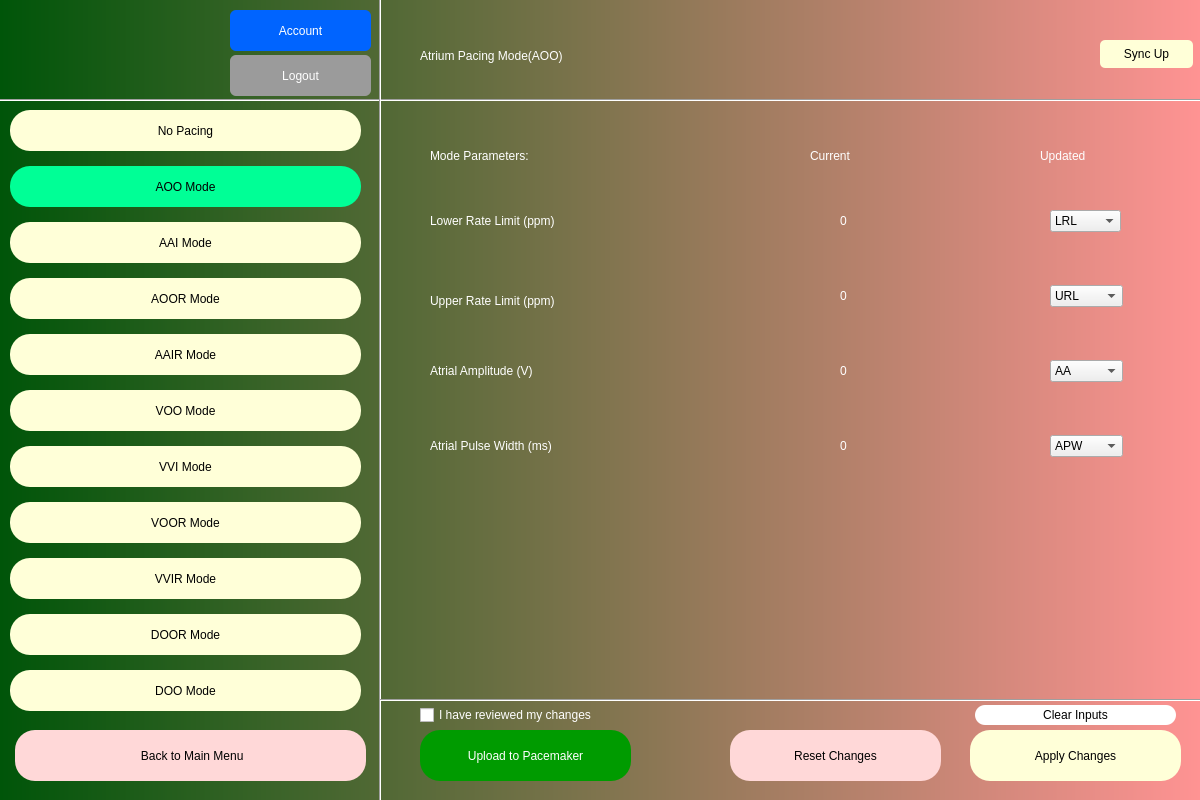
<?xml version="1.0" encoding="UTF-8"?>
<ui version="4.0">
 <class>Dialog</class>
 <widget class="QDialog" name="Dialog">
  <property name="geometry">
   <rect>
    <x>0</x>
    <y>0</y>
    <width>1200</width>
    <height>800</height>
   </rect>
  </property>
  <property name="windowTitle">
   <string>Dialog</string>
  </property>
  <widget class="QWidget" name="bgwidget" native="true">
   <property name="geometry">
    <rect>
     <x>0</x>
     <y>0</y>
     <width>1200</width>
     <height>800</height>
    </rect>
   </property>
   <property name="styleSheet">
    <string notr="true">QWidget#bgwidget{
background-color:qlineargradient(spread:pad, x1:0, y1:0.5, x2:1, y2:0.5, stop:0 rgba(0, 85, 9, 255), stop:1 rgba(255, 147, 147, 255));}</string>
   </property>
   <widget class="QLabel" name="label">
    <property name="geometry">
     <rect>
      <x>420</x>
      <y>0</y>
      <width>481</width>
      <height>111</height>
     </rect>
    </property>
    <property name="styleSheet">
     <string notr="true">font: 24pt &quot;Arial&quot;; color:rgb(255, 255, 255)
</string>
    </property>
    <property name="text">
     <string>Atrium Pacing Mode(AOO)</string>
    </property>
   </widget>
   <widget class="QLabel" name="label_2">
    <property name="geometry">
     <rect>
      <x>430</x>
      <y>100</y>
      <width>451</width>
      <height>111</height>
     </rect>
    </property>
    <property name="styleSheet">
     <string notr="true">font: 18pt &quot;Arial&quot;; color:rgb(255, 255, 255)
</string>
    </property>
    <property name="text">
     <string>Mode Parameters:</string>
    </property>
   </widget>
   <widget class="QLabel" name="connected">
    <property name="geometry">
     <rect>
      <x>950</x>
      <y>30</y>
      <width>241</width>
      <height>51</height>
     </rect>
    </property>
    <property name="styleSheet">
     <string notr="true">font: 14pt &quot;Arial&quot;; color:rgb(0, 255, 0)
</string>
    </property>
    <property name="text">
     <string/>
    </property>
   </widget>
   <widget class="QLabel" name="disconnected">
    <property name="geometry">
     <rect>
      <x>950</x>
      <y>30</y>
      <width>241</width>
      <height>51</height>
     </rect>
    </property>
    <property name="styleSheet">
     <string notr="true">font: 14pt &quot;Arial&quot;; color:rgb(255, 0, 0)
</string>
    </property>
    <property name="text">
     <string/>
    </property>
   </widget>
   <widget class="QLabel" name="pacemaker_number">
    <property name="geometry">
     <rect>
      <x>10</x>
      <y>40</y>
      <width>241</width>
      <height>51</height>
     </rect>
    </property>
    <property name="styleSheet">
     <string notr="true">font: 10pt &quot;Arial&quot;; color:rgb(255,255,255)
</string>
    </property>
    <property name="text">
     <string/>
    </property>
   </widget>
   <widget class="QLabel" name="label_6">
    <property name="geometry">
     <rect>
      <x>430</x>
      <y>200</y>
      <width>231</width>
      <height>41</height>
     </rect>
    </property>
    <property name="styleSheet">
     <string notr="true">font: 12pt &quot;Arial&quot;; color:rgb(255, 255, 255)
</string>
    </property>
    <property name="text">
     <string>Lower Rate Limit (ppm)</string>
    </property>
   </widget>
   <widget class="QLabel" name="label_7">
    <property name="geometry">
     <rect>
      <x>430</x>
      <y>275</y>
      <width>211</width>
      <height>51</height>
     </rect>
    </property>
    <property name="styleSheet">
     <string notr="true">font: 12pt &quot;Arial&quot;; color:rgb(255, 255, 255)
</string>
    </property>
    <property name="text">
     <string>Upper Rate Limit (ppm)</string>
    </property>
   </widget>
   <widget class="QLabel" name="label_8">
    <property name="geometry">
     <rect>
      <x>430</x>
      <y>350</y>
      <width>261</width>
      <height>41</height>
     </rect>
    </property>
    <property name="styleSheet">
     <string notr="true">font: 12pt &quot;Arial&quot;; color:rgb(255, 255, 255)
</string>
    </property>
    <property name="text">
     <string>Atrial Amplitude (V)</string>
    </property>
   </widget>
   <widget class="QLabel" name="label_9">
    <property name="geometry">
     <rect>
      <x>430</x>
      <y>425</y>
      <width>211</width>
      <height>41</height>
     </rect>
    </property>
    <property name="styleSheet">
     <string notr="true">font: 12pt &quot;Arial&quot;; color:rgb(255, 255, 255)
</string>
    </property>
    <property name="text">
     <string>Atrial Pulse Width (ms)</string>
    </property>
   </widget>
   <widget class="QLabel" name="label_13">
    <property name="geometry">
     <rect>
      <x>810</x>
      <y>100</y>
      <width>451</width>
      <height>111</height>
     </rect>
    </property>
    <property name="styleSheet">
     <string notr="true">font: 14pt &quot;Arial&quot;; color:rgb(255, 255, 255)
</string>
    </property>
    <property name="text">
     <string>Current</string>
    </property>
   </widget>
   <widget class="QLabel" name="label_14">
    <property name="geometry">
     <rect>
      <x>1040</x>
      <y>100</y>
      <width>451</width>
      <height>111</height>
     </rect>
    </property>
    <property name="styleSheet">
     <string notr="true">font: 14pt &quot;Arial&quot;; color:rgb(255, 255, 255)
</string>
    </property>
    <property name="text">
     <string>Updated</string>
    </property>
   </widget>
   <widget class="Line" name="line">
    <property name="geometry">
     <rect>
      <x>-13</x>
      <y>90</y>
      <width>1321</width>
      <height>20</height>
     </rect>
    </property>
    <property name="orientation">
     <enum>Qt::Horizontal</enum>
    </property>
   </widget>
   <widget class="Line" name="line_2">
    <property name="geometry">
     <rect>
      <x>370</x>
      <y>-10</y>
      <width>21</width>
      <height>861</height>
     </rect>
    </property>
    <property name="orientation">
     <enum>Qt::Vertical</enum>
    </property>
   </widget>
   <widget class="QPushButton" name="ApplyChanges">
    <property name="geometry">
     <rect>
      <x>970</x>
      <y>730</y>
      <width>211</width>
      <height>51</height>
     </rect>
    </property>
    <property name="styleSheet">
     <string notr="true">border-radius: 20px;
color: rgb(0,0,0);
background-color: rgb(255, 255, 216);
font: 12pt &quot;Arial&quot;;</string>
    </property>
    <property name="text">
     <string>Apply Changes</string>
    </property>
   </widget>
   <widget class="QPushButton" name="ResetChanges">
    <property name="geometry">
     <rect>
      <x>730</x>
      <y>730</y>
      <width>211</width>
      <height>51</height>
     </rect>
    </property>
    <property name="styleSheet">
     <string notr="true">border-radius: 20px;
color: rgb(0,0,0);
background-color: rgb(255, 216, 216);
font: 12pt &quot;Arial&quot;;</string>
    </property>
    <property name="text">
     <string>Reset Changes</string>
    </property>
   </widget>
   <widget class="QCheckBox" name="checkBox">
    <property name="geometry">
     <rect>
      <x>420</x>
      <y>705</y>
      <width>191</width>
      <height>20</height>
     </rect>
    </property>
    <property name="styleSheet">
     <string notr="true">color: rgb(255,255,255)</string>
    </property>
    <property name="text">
     <string>I have reviewed my changes </string>
    </property>
   </widget>
   <widget class="QPushButton" name="aai">
    <property name="geometry">
     <rect>
      <x>10</x>
      <y>222</y>
      <width>351</width>
      <height>41</height>
     </rect>
    </property>
    <property name="styleSheet">
     <string notr="true">border-radius: 20px;
color: rgb(0,0,0);
background-color: rgb(255, 255, 216);
font: 12pt &quot;Arial&quot;;</string>
    </property>
    <property name="text">
     <string>AAI Mode</string>
    </property>
   </widget>
   <widget class="QLabel" name="LRL_Current">
    <property name="geometry">
     <rect>
      <x>840</x>
      <y>210</y>
      <width>71</width>
      <height>21</height>
     </rect>
    </property>
    <property name="styleSheet">
     <string notr="true">color: rgb(255,255,255);
font: 12pt &quot;MS Shell Dlg 2&quot;;</string>
    </property>
    <property name="text">
     <string>0</string>
    </property>
   </widget>
   <widget class="QLabel" name="URL_Current">
    <property name="geometry">
     <rect>
      <x>840</x>
      <y>285</y>
      <width>71</width>
      <height>21</height>
     </rect>
    </property>
    <property name="styleSheet">
     <string notr="true">color: rgb(255,255,255);
font: 12pt &quot;MS Shell Dlg 2&quot;;</string>
    </property>
    <property name="text">
     <string>0</string>
    </property>
   </widget>
   <widget class="QLabel" name="AA_Current">
    <property name="geometry">
     <rect>
      <x>840</x>
      <y>360</y>
      <width>71</width>
      <height>21</height>
     </rect>
    </property>
    <property name="styleSheet">
     <string notr="true">color: rgb(255,255,255);
font: 12pt &quot;MS Shell Dlg 2&quot;;</string>
    </property>
    <property name="text">
     <string>0</string>
    </property>
   </widget>
   <widget class="QLabel" name="APW_Current">
    <property name="geometry">
     <rect>
      <x>840</x>
      <y>435</y>
      <width>71</width>
      <height>21</height>
     </rect>
    </property>
    <property name="styleSheet">
     <string notr="true">color: rgb(255,255,255);
font: 12pt &quot;MS Shell Dlg 2&quot;;</string>
    </property>
    <property name="text">
     <string>0</string>
    </property>
   </widget>
   <widget class="QPushButton" name="aoo">
    <property name="geometry">
     <rect>
      <x>10</x>
      <y>166</y>
      <width>351</width>
      <height>41</height>
     </rect>
    </property>
    <property name="styleSheet">
     <string notr="true">border-radius: 20px;
color: rgb(0,0,0);
background-color: rgb(0, 255, 150);
font: 12pt &quot;Arial&quot;;</string>
    </property>
    <property name="text">
     <string>AOO Mode</string>
    </property>
   </widget>
   <widget class="QPushButton" name="logout">
    <property name="geometry">
     <rect>
      <x>230</x>
      <y>55</y>
      <width>141</width>
      <height>41</height>
     </rect>
    </property>
    <property name="styleSheet">
     <string notr="true">border-radius: 6px;

color: rgb(255,255,255);
background-color: rgb(155, 155, 155);
font: 75 12pt &quot;Arial&quot;;</string>
    </property>
    <property name="text">
     <string>Logout</string>
    </property>
   </widget>
   <widget class="QLabel" name="user_display">
    <property name="geometry">
     <rect>
      <x>10</x>
      <y>0</y>
      <width>161</width>
      <height>41</height>
     </rect>
    </property>
    <property name="styleSheet">
     <string notr="true">font: 12pt &quot;Arial&quot;; color:rgb(255, 255, 255)
</string>
    </property>
    <property name="text">
     <string/>
    </property>
   </widget>
   <widget class="QPushButton" name="account">
    <property name="geometry">
     <rect>
      <x>230</x>
      <y>10</y>
      <width>141</width>
      <height>41</height>
     </rect>
    </property>
    <property name="styleSheet">
     <string notr="true">border-radius: 6px;

color: rgb(255,255,255);
background-color: rgb(0, 100, 255);
font: 75 12pt &quot;Arial&quot;;</string>
    </property>
    <property name="text">
     <string>Account</string>
    </property>
   </widget>
   <widget class="QPushButton" name="voo">
    <property name="geometry">
     <rect>
      <x>10</x>
      <y>390</y>
      <width>351</width>
      <height>41</height>
     </rect>
    </property>
    <property name="styleSheet">
     <string notr="true">border-radius: 20px;
color: rgb(0,0,0);
background-color: rgb(255, 255, 216);
font: 12pt &quot;Arial&quot;;</string>
    </property>
    <property name="text">
     <string>VOO Mode</string>
    </property>
   </widget>
   <widget class="QPushButton" name="vvi">
    <property name="geometry">
     <rect>
      <x>10</x>
      <y>446</y>
      <width>351</width>
      <height>41</height>
     </rect>
    </property>
    <property name="styleSheet">
     <string notr="true">border-radius: 20px;
color: rgb(0,0,0);
background-color: rgb(255, 255, 216);
font: 12pt &quot;Arial&quot;;</string>
    </property>
    <property name="text">
     <string>VVI Mode</string>
    </property>
   </widget>
   <widget class="QLabel" name="INVALID">
    <property name="geometry">
     <rect>
      <x>960</x>
      <y>210</y>
      <width>81</width>
      <height>31</height>
     </rect>
    </property>
    <property name="styleSheet">
     <string notr="true">font: 8pt &quot;Arial&quot;; color:rgb(255, 0, 0)
</string>
    </property>
    <property name="text">
     <string/>
    </property>
   </widget>
   <widget class="QLabel" name="INVALID_2">
    <property name="geometry">
     <rect>
      <x>960</x>
      <y>285</y>
      <width>81</width>
      <height>31</height>
     </rect>
    </property>
    <property name="styleSheet">
     <string notr="true">font: 8pt &quot;Arial&quot;; color:rgb(255, 0, 0)
</string>
    </property>
    <property name="text">
     <string/>
    </property>
   </widget>
   <widget class="QLabel" name="INVALID_3">
    <property name="geometry">
     <rect>
      <x>960</x>
      <y>360</y>
      <width>61</width>
      <height>31</height>
     </rect>
    </property>
    <property name="styleSheet">
     <string notr="true">font: 8pt &quot;Arial&quot;; color:rgb(255, 0, 0)
</string>
    </property>
    <property name="text">
     <string/>
    </property>
   </widget>
   <widget class="QLabel" name="INVALID_4">
    <property name="geometry">
     <rect>
      <x>960</x>
      <y>435</y>
      <width>81</width>
      <height>31</height>
     </rect>
    </property>
    <property name="styleSheet">
     <string notr="true">font: 8pt &quot;Arial&quot;; color:rgb(255, 0, 0)
</string>
    </property>
    <property name="text">
     <string/>
    </property>
   </widget>
   <widget class="Line" name="line_3">
    <property name="geometry">
     <rect>
      <x>380</x>
      <y>690</y>
      <width>981</width>
      <height>20</height>
     </rect>
    </property>
    <property name="orientation">
     <enum>Qt::Horizontal</enum>
    </property>
   </widget>
   <widget class="QPushButton" name="update_pm">
    <property name="geometry">
     <rect>
      <x>420</x>
      <y>730</y>
      <width>211</width>
      <height>51</height>
     </rect>
    </property>
    <property name="styleSheet">
     <string notr="true">border-radius: 20px;
color: rgb(255,255,255);
background-color: rgb(0, 155, 0);
font: 12pt &quot;Arial&quot;;</string>
    </property>
    <property name="text">
     <string>Upload to Pacemaker</string>
    </property>
   </widget>
   <widget class="QLabel" name="INVALID_5">
    <property name="geometry">
     <rect>
      <x>610</x>
      <y>700</y>
      <width>241</width>
      <height>31</height>
     </rect>
    </property>
    <property name="styleSheet">
     <string notr="true">font: 8pt &quot;Arial&quot;; color:rgb(255, 0, 0)
</string>
    </property>
    <property name="text">
     <string/>
    </property>
   </widget>
   <widget class="QPushButton" name="Back">
    <property name="geometry">
     <rect>
      <x>15</x>
      <y>730</y>
      <width>351</width>
      <height>51</height>
     </rect>
    </property>
    <property name="styleSheet">
     <string notr="true">border-radius: 20px;
color: rgb(0,0,0);
background-color: rgb(255, 216, 216);
font: 12pt &quot;Arial&quot;;</string>
    </property>
    <property name="text">
     <string> Back to Main Menu</string>
    </property>
   </widget>
   <widget class="QComboBox" name="LRL">
    <property name="geometry">
     <rect>
      <x>1050</x>
      <y>210</y>
      <width>71</width>
      <height>22</height>
     </rect>
    </property>
    <item>
     <property name="text">
      <string>LRL</string>
     </property>
    </item>
    <item>
     <property name="text">
      <string>30</string>
     </property>
    </item>
    <item>
     <property name="text">
      <string>35</string>
     </property>
    </item>
    <item>
     <property name="text">
      <string>40</string>
     </property>
    </item>
    <item>
     <property name="text">
      <string>45</string>
     </property>
    </item>
    <item>
     <property name="text">
      <string>50</string>
     </property>
    </item>
    <item>
     <property name="text">
      <string>51</string>
     </property>
    </item>
    <item>
     <property name="text">
      <string>52</string>
     </property>
    </item>
    <item>
     <property name="text">
      <string>53</string>
     </property>
    </item>
    <item>
     <property name="text">
      <string>54</string>
     </property>
    </item>
    <item>
     <property name="text">
      <string>55</string>
     </property>
    </item>
    <item>
     <property name="text">
      <string>56</string>
     </property>
    </item>
    <item>
     <property name="text">
      <string>57</string>
     </property>
    </item>
    <item>
     <property name="text">
      <string>58</string>
     </property>
    </item>
    <item>
     <property name="text">
      <string>59</string>
     </property>
    </item>
    <item>
     <property name="text">
      <string>60</string>
     </property>
    </item>
    <item>
     <property name="text">
      <string>61</string>
     </property>
    </item>
    <item>
     <property name="text">
      <string>62</string>
     </property>
    </item>
    <item>
     <property name="text">
      <string>63</string>
     </property>
    </item>
    <item>
     <property name="text">
      <string>64</string>
     </property>
    </item>
    <item>
     <property name="text">
      <string>65</string>
     </property>
    </item>
    <item>
     <property name="text">
      <string>67</string>
     </property>
    </item>
    <item>
     <property name="text">
      <string>68</string>
     </property>
    </item>
    <item>
     <property name="text">
      <string>69</string>
     </property>
    </item>
    <item>
     <property name="text">
      <string>70</string>
     </property>
    </item>
    <item>
     <property name="text">
      <string>71</string>
     </property>
    </item>
    <item>
     <property name="text">
      <string>72</string>
     </property>
    </item>
    <item>
     <property name="text">
      <string>73</string>
     </property>
    </item>
    <item>
     <property name="text">
      <string>74</string>
     </property>
    </item>
    <item>
     <property name="text">
      <string>75</string>
     </property>
    </item>
    <item>
     <property name="text">
      <string>76</string>
     </property>
    </item>
    <item>
     <property name="text">
      <string>77</string>
     </property>
    </item>
    <item>
     <property name="text">
      <string>78</string>
     </property>
    </item>
    <item>
     <property name="text">
      <string>79</string>
     </property>
    </item>
    <item>
     <property name="text">
      <string>80</string>
     </property>
    </item>
    <item>
     <property name="text">
      <string>81</string>
     </property>
    </item>
    <item>
     <property name="text">
      <string>82</string>
     </property>
    </item>
    <item>
     <property name="text">
      <string>83</string>
     </property>
    </item>
    <item>
     <property name="text">
      <string>84</string>
     </property>
    </item>
    <item>
     <property name="text">
      <string>85</string>
     </property>
    </item>
    <item>
     <property name="text">
      <string>86</string>
     </property>
    </item>
    <item>
     <property name="text">
      <string>87</string>
     </property>
    </item>
    <item>
     <property name="text">
      <string>88</string>
     </property>
    </item>
    <item>
     <property name="text">
      <string>89</string>
     </property>
    </item>
    <item>
     <property name="text">
      <string>90</string>
     </property>
    </item>
    <item>
     <property name="text">
      <string>95</string>
     </property>
    </item>
    <item>
     <property name="text">
      <string>105</string>
     </property>
    </item>
    <item>
     <property name="text">
      <string>110</string>
     </property>
    </item>
    <item>
     <property name="text">
      <string>115</string>
     </property>
    </item>
    <item>
     <property name="text">
      <string>120</string>
     </property>
    </item>
    <item>
     <property name="text">
      <string>125</string>
     </property>
    </item>
    <item>
     <property name="text">
      <string>130</string>
     </property>
    </item>
    <item>
     <property name="text">
      <string>135</string>
     </property>
    </item>
    <item>
     <property name="text">
      <string>140</string>
     </property>
    </item>
    <item>
     <property name="text">
      <string>145</string>
     </property>
    </item>
    <item>
     <property name="text">
      <string>150</string>
     </property>
    </item>
    <item>
     <property name="text">
      <string>155</string>
     </property>
    </item>
    <item>
     <property name="text">
      <string>160</string>
     </property>
    </item>
    <item>
     <property name="text">
      <string>165</string>
     </property>
    </item>
    <item>
     <property name="text">
      <string>170</string>
     </property>
    </item>
    <item>
     <property name="text">
      <string>175</string>
     </property>
    </item>
   </widget>
   <widget class="QComboBox" name="URL">
    <property name="geometry">
     <rect>
      <x>1050</x>
      <y>285</y>
      <width>73</width>
      <height>22</height>
     </rect>
    </property>
    <item>
     <property name="text">
      <string>URL</string>
     </property>
    </item>
    <item>
     <property name="text">
      <string>50</string>
     </property>
    </item>
    <item>
     <property name="text">
      <string>55</string>
     </property>
    </item>
    <item>
     <property name="text">
      <string>60</string>
     </property>
    </item>
    <item>
     <property name="text">
      <string>65</string>
     </property>
    </item>
    <item>
     <property name="text">
      <string>70</string>
     </property>
    </item>
    <item>
     <property name="text">
      <string>75</string>
     </property>
    </item>
    <item>
     <property name="text">
      <string>80</string>
     </property>
    </item>
    <item>
     <property name="text">
      <string>85</string>
     </property>
    </item>
    <item>
     <property name="text">
      <string>90</string>
     </property>
    </item>
    <item>
     <property name="text">
      <string>95</string>
     </property>
    </item>
    <item>
     <property name="text">
      <string>100</string>
     </property>
    </item>
    <item>
     <property name="text">
      <string>105</string>
     </property>
    </item>
    <item>
     <property name="text">
      <string>110</string>
     </property>
    </item>
    <item>
     <property name="text">
      <string>115</string>
     </property>
    </item>
    <item>
     <property name="text">
      <string>120</string>
     </property>
    </item>
    <item>
     <property name="text">
      <string>125</string>
     </property>
    </item>
    <item>
     <property name="text">
      <string>130</string>
     </property>
    </item>
    <item>
     <property name="text">
      <string>135</string>
     </property>
    </item>
    <item>
     <property name="text">
      <string>140</string>
     </property>
    </item>
    <item>
     <property name="text">
      <string>145</string>
     </property>
    </item>
    <item>
     <property name="text">
      <string>150</string>
     </property>
    </item>
    <item>
     <property name="text">
      <string>155</string>
     </property>
    </item>
    <item>
     <property name="text">
      <string>160</string>
     </property>
    </item>
    <item>
     <property name="text">
      <string>165</string>
     </property>
    </item>
    <item>
     <property name="text">
      <string>170</string>
     </property>
    </item>
    <item>
     <property name="text">
      <string>175</string>
     </property>
    </item>
   </widget>
   <widget class="QComboBox" name="AA">
    <property name="geometry">
     <rect>
      <x>1050</x>
      <y>360</y>
      <width>73</width>
      <height>22</height>
     </rect>
    </property>
    <item>
     <property name="text">
      <string>AA</string>
     </property>
    </item>
    <item>
     <property name="text">
      <string>0.0</string>
     </property>
    </item>
    <item>
     <property name="text">
      <string>0.5</string>
     </property>
    </item>
    <item>
     <property name="text">
      <string>0.6</string>
     </property>
    </item>
    <item>
     <property name="text">
      <string>0.7</string>
     </property>
    </item>
    <item>
     <property name="text">
      <string>0.8</string>
     </property>
    </item>
    <item>
     <property name="text">
      <string>0.9</string>
     </property>
    </item>
    <item>
     <property name="text">
      <string>1.0</string>
     </property>
    </item>
    <item>
     <property name="text">
      <string>1.1</string>
     </property>
    </item>
    <item>
     <property name="text">
      <string>1.2</string>
     </property>
    </item>
    <item>
     <property name="text">
      <string>1.3</string>
     </property>
    </item>
    <item>
     <property name="text">
      <string>1.4</string>
     </property>
    </item>
    <item>
     <property name="text">
      <string>1.5</string>
     </property>
    </item>
    <item>
     <property name="text">
      <string>1.6</string>
     </property>
    </item>
    <item>
     <property name="text">
      <string>1.7</string>
     </property>
    </item>
    <item>
     <property name="text">
      <string>1.8</string>
     </property>
    </item>
    <item>
     <property name="text">
      <string>1.9</string>
     </property>
    </item>
    <item>
     <property name="text">
      <string>2.0</string>
     </property>
    </item>
    <item>
     <property name="text">
      <string>2.1</string>
     </property>
    </item>
    <item>
     <property name="text">
      <string>2.2</string>
     </property>
    </item>
    <item>
     <property name="text">
      <string>2.3</string>
     </property>
    </item>
    <item>
     <property name="text">
      <string>2.4</string>
     </property>
    </item>
    <item>
     <property name="text">
      <string>2.5</string>
     </property>
    </item>
    <item>
     <property name="text">
      <string>2.6</string>
     </property>
    </item>
    <item>
     <property name="text">
      <string>2.7</string>
     </property>
    </item>
    <item>
     <property name="text">
      <string>2.8</string>
     </property>
    </item>
    <item>
     <property name="text">
      <string>2.9</string>
     </property>
    </item>
    <item>
     <property name="text">
      <string>3.0</string>
     </property>
    </item>
    <item>
     <property name="text">
      <string>3.1</string>
     </property>
    </item>
    <item>
     <property name="text">
      <string>3.2</string>
     </property>
    </item>
    <item>
     <property name="text">
      <string>3.5</string>
     </property>
    </item>
    <item>
     <property name="text">
      <string>4.0</string>
     </property>
    </item>
    <item>
     <property name="text">
      <string>4.5</string>
     </property>
    </item>
    <item>
     <property name="text">
      <string>5.0</string>
     </property>
    </item>
    <item>
     <property name="text">
      <string>5.5</string>
     </property>
    </item>
    <item>
     <property name="text">
      <string>6.0</string>
     </property>
    </item>
    <item>
     <property name="text">
      <string>6.5</string>
     </property>
    </item>
    <item>
     <property name="text">
      <string>7.0</string>
     </property>
    </item>
   </widget>
   <widget class="QComboBox" name="APW">
    <property name="geometry">
     <rect>
      <x>1050</x>
      <y>435</y>
      <width>73</width>
      <height>22</height>
     </rect>
    </property>
    <item>
     <property name="text">
      <string>APW</string>
     </property>
    </item>
    <item>
     <property name="text">
      <string>1</string>
     </property>
    </item>
    <item>
     <property name="text">
      <string>2</string>
     </property>
    </item>
   </widget>
   <widget class="QPushButton" name="clear">
    <property name="geometry">
     <rect>
      <x>975</x>
      <y>705</y>
      <width>201</width>
      <height>20</height>
     </rect>
    </property>
    <property name="styleSheet">
     <string notr="true">border-radius: 10px;

color: rgb(0,0,0);
background-color: rgb(255, 255, 255);
font: 75 10pt &quot;Arial&quot;;</string>
    </property>
    <property name="text">
     <string>Clear Inputs</string>
    </property>
   </widget>
   <widget class="QPushButton" name="aoor">
    <property name="geometry">
     <rect>
      <x>10</x>
      <y>278</y>
      <width>351</width>
      <height>41</height>
     </rect>
    </property>
    <property name="styleSheet">
     <string notr="true">border-radius: 20px;
color: rgb(0,0,0);
background-color: rgb(255, 255, 216);
font: 12pt &quot;Arial&quot;;</string>
    </property>
    <property name="text">
     <string>AOOR Mode</string>
    </property>
   </widget>
   <widget class="QPushButton" name="voor">
    <property name="geometry">
     <rect>
      <x>10</x>
      <y>502</y>
      <width>351</width>
      <height>41</height>
     </rect>
    </property>
    <property name="styleSheet">
     <string notr="true">border-radius: 20px;
color: rgb(0,0,0);
background-color: rgb(255, 255, 216);
font: 12pt &quot;Arial&quot;;</string>
    </property>
    <property name="text">
     <string>VOOR Mode</string>
    </property>
   </widget>
   <widget class="QPushButton" name="aair">
    <property name="geometry">
     <rect>
      <x>10</x>
      <y>334</y>
      <width>351</width>
      <height>41</height>
     </rect>
    </property>
    <property name="styleSheet">
     <string notr="true">border-radius: 20px;
color: rgb(0,0,0);
background-color: rgb(255, 255, 216);
font: 12pt &quot;Arial&quot;;</string>
    </property>
    <property name="text">
     <string>AAIR Mode</string>
    </property>
   </widget>
   <widget class="QPushButton" name="vvir">
    <property name="geometry">
     <rect>
      <x>10</x>
      <y>558</y>
      <width>351</width>
      <height>41</height>
     </rect>
    </property>
    <property name="styleSheet">
     <string notr="true">border-radius: 20px;
color: rgb(0,0,0);
background-color: rgb(255, 255, 216);
font: 12pt &quot;Arial&quot;;</string>
    </property>
    <property name="text">
     <string>VVIR Mode</string>
    </property>
   </widget>
   <widget class="QPushButton" name="door">
    <property name="geometry">
     <rect>
      <x>10</x>
      <y>614</y>
      <width>351</width>
      <height>41</height>
     </rect>
    </property>
    <property name="styleSheet">
     <string notr="true">border-radius: 20px;
color: rgb(0,0,0);
background-color: rgb(255, 255, 216);
font: 12pt &quot;Arial&quot;;</string>
    </property>
    <property name="text">
     <string>DOOR Mode</string>
    </property>
   </widget>
   <widget class="QPushButton" name="doo">
    <property name="geometry">
     <rect>
      <x>10</x>
      <y>670</y>
      <width>351</width>
      <height>41</height>
     </rect>
    </property>
    <property name="styleSheet">
     <string notr="true">border-radius: 20px;
color: rgb(0,0,0);
background-color: rgb(255, 255, 216);
font: 12pt &quot;Arial&quot;;</string>
    </property>
    <property name="text">
     <string>DOO Mode</string>
    </property>
   </widget>
   <widget class="QPushButton" name="refresh">
    <property name="geometry">
     <rect>
      <x>1100</x>
      <y>40</y>
      <width>93</width>
      <height>28</height>
     </rect>
    </property>
    <property name="styleSheet">
     <string notr="true">background-color: rgb(255, 255, 216);
border-radius: 5px;</string>
    </property>
    <property name="text">
     <string>Sync Up</string>
    </property>
   </widget>
   <widget class="QLabel" name="conn_error">
    <property name="geometry">
     <rect>
      <x>950</x>
      <y>70</y>
      <width>191</width>
      <height>31</height>
     </rect>
    </property>
    <property name="styleSheet">
     <string notr="true">font: 8pt &quot;Arial&quot;; color:rgb(255, 0, 0)
</string>
    </property>
    <property name="text">
     <string/>
    </property>
   </widget>
   <widget class="QPushButton" name="no_pacing">
    <property name="geometry">
     <rect>
      <x>10</x>
      <y>110</y>
      <width>351</width>
      <height>41</height>
     </rect>
    </property>
    <property name="styleSheet">
     <string notr="true">border-radius: 20px;
color: rgb(0,0,0);
background-color: rgb(255, 255, 216);
font: 12pt &quot;Arial&quot;;</string>
    </property>
    <property name="text">
     <string>No Pacing</string>
    </property>
   </widget>
  </widget>
 </widget>
 <resources/>
 <connections/>
</ui>
